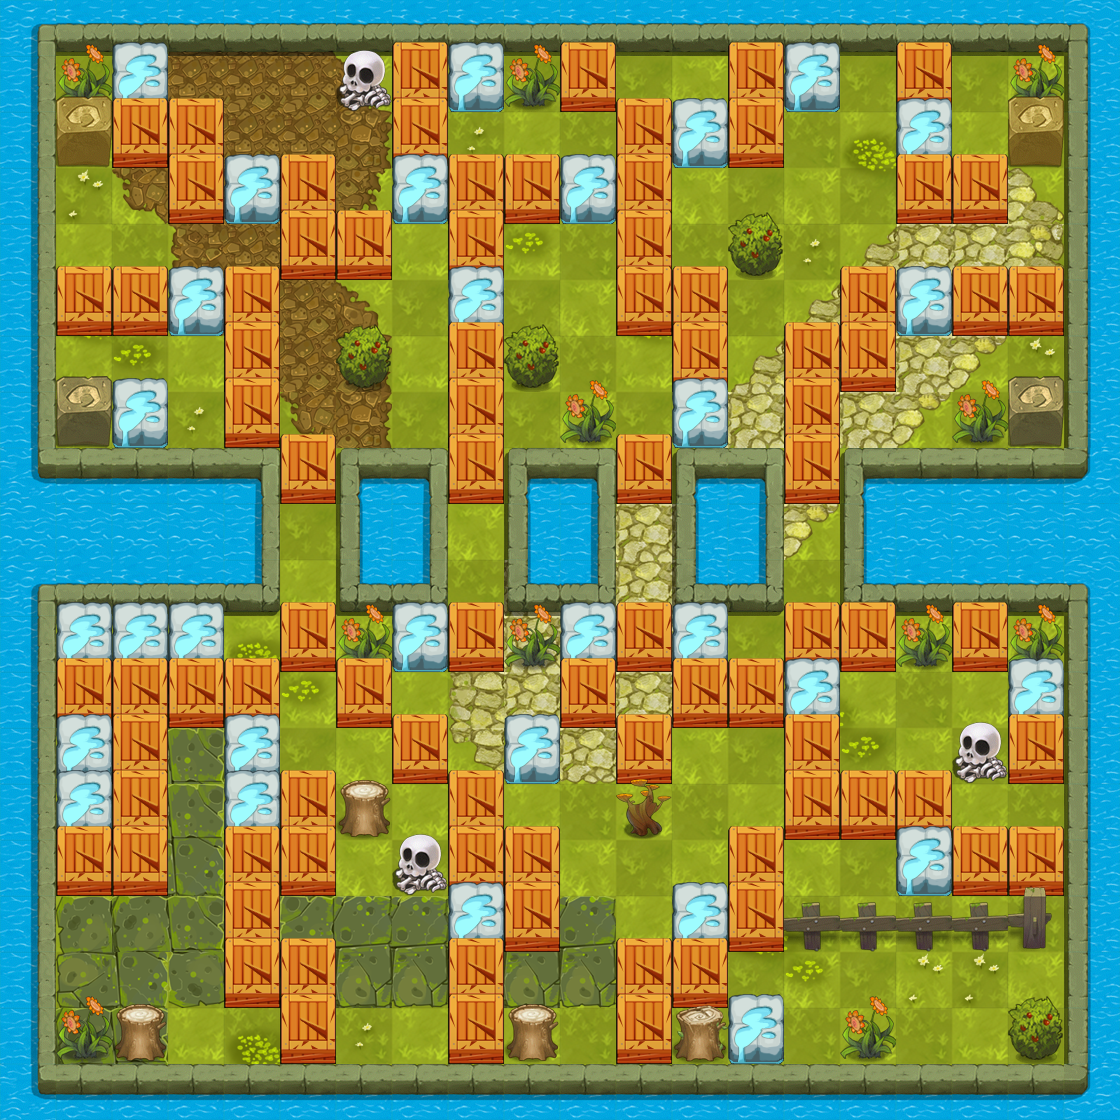

The image is a tile-based game level rendered from a .tmx file. Its description and source (layers, tilesets, objects; grid data summarised) follow:
An orthogonal 20x20 tile map with 56x56 px tiles, 4 tile layers (collidableLayer, backgroundLayer, floor, stoneLayer), 22 tilesets and 24 objects (soldier_pos).

<map version="1.0" orientation="orthogonal" width="20" height="20" tilewidth="56" tileheight="56">
 <tileset firstgid="1" name="lv2_clmap_base" tilewidth="56" tileheight="56">
  <image source="图块资源/lv2/lv2_clmap_base.png" width="112" height="112" />
 </tileset>
 <tileset firstgid="5" name="lv2_h_wall" tilewidth="56" tileheight="172">
  <image source="图块资源/lv2/lv2_h_wall.png" width="56" height="172" />
 </tileset>
 <tileset firstgid="6" name="lv2_v_wall" tilewidth="172" tileheight="56">
  <image source="图块资源/lv2/lv2_v_wall.png" width="172" height="56" />
 </tileset>
 <tileset firstgid="7" name="meta_tiles" tilewidth="56" tileheight="56">
  <image source="图块资源/lv2/meta_tiles.png" width="112" height="56" />
  <tile id="0">
   <properties>
    <property name="move" value="false" />
   </properties>
  </tile>
  <tile id="1">
   <properties>
    <property name="move" value="true" />
   </properties>
  </tile>
 </tileset>
 <tileset firstgid="9" name="grass" tilewidth="56" tileheight="68">
  <image source="图块资源/lv2/grass.png" width="56" height="68" />
  <tile id="0">
   <properties>
    <property name="type" value="stone" />
   </properties>
  </tile>
 </tileset>
 <tileset firstgid="10" name="lv2_stone" tilewidth="56" tileheight="72">
  <image source="图块资源/lv2/lv2_stone.png" width="56" height="144" />
  <tile id="0">
   <properties>
    <property name="type" value="stone" />
   </properties>
  </tile>
  <tile id="1">
   <properties>
    <property name="type" value="stone" />
   </properties>
  </tile>
 </tileset>
 <tileset firstgid="12" name="lv2_tree" tilewidth="56" tileheight="60">
  <image source="图块资源/lv2/lv2_tree.png" width="56" height="121" />
  <tile id="0">
   <properties>
    <property name="type" value="stone" />
   </properties>
  </tile>
  <tile id="1">
   <properties>
    <property name="type" value="stone" />
   </properties>
  </tile>
 </tileset>
 <tileset firstgid="14" name="lv2_sz1" tilewidth="56" tileheight="103">
  <image source="图块资源/lv2/lv2_sz1.png" width="56" height="103" />
  <tile id="0">
   <properties>
    <property name="type" value="stone" />
   </properties>
  </tile>
 </tileset>
 <tileset firstgid="15" name="lv2_sz2" tilewidth="56" tileheight="77">
  <image source="图块资源/lv2/lv2_sz2.png" width="56" height="77" />
  <tile id="0">
   <properties>
    <property name="type" value="stone" />
   </properties>
  </tile>
 </tileset>
 <tileset firstgid="16" name="riever" tilewidth="56" tileheight="56">
  <image source="图块资源/lv2/riever.png" width="56" height="728" />
 </tileset>
 <tileset firstgid="29" name="lv2_tex2" tilewidth="56" tileheight="56">
  <image source="图块资源/lv2/lv2_tex2.png" width="560" height="560" />
 </tileset>
 <tileset firstgid="129" name="floor1" tilewidth="56" tileheight="68">
  <image source="图块资源/lv2/floor1.png" width="56" height="68" />
  <tile id="0">
   <properties>
    <property name="type" value="stone" />
   </properties>
  </tile>
 </tileset>
 <tileset firstgid="130" name="floor2" tilewidth="56" tileheight="53">
  <image source="图块资源/lv2/floor2.png" width="56" height="53" />
  <tile id="0">
   <properties>
    <property name="type" value="stone" />
   </properties>
  </tile>
 </tileset>
 <tileset firstgid="131" name="floor3" tilewidth="56" tileheight="61">
  <image source="图块资源/lv2/floor3.png" width="56" height="61" />
  <tile id="0">
   <properties>
    <property name="type" value="stone" />
   </properties>
  </tile>
 </tileset>
 <tileset firstgid="132" name="kulo" tilewidth="56" tileheight="62">
  <image source="图块资源/lv2/kulo.png" width="56" height="62" />
 </tileset>
 <tileset firstgid="133" name="nangua" tilewidth="56" tileheight="53">
  <image source="图块资源/lv2/nangua.png" width="56" height="53" />
  <tile id="0">
   <properties>
    <property name="type" value="stone" />
   </properties>
  </tile>
 </tileset>
 <tileset firstgid="134" name="tile_box" tilewidth="56" tileheight="70">
  <image source="图块资源/lv2/tile_box.png" width="112" height="70" />
  <tile id="0">
   <properties>
    <property name="type" value="stone" />
   </properties>
  </tile>
  <tile id="1">
   <properties>
    <property name="type" value="box" />
   </properties>
  </tile>
 </tileset>
 <tileset firstgid="136" name="wl1" tilewidth="56" tileheight="64">
  <image source="图块资源/lv2/wl1.png" width="56" height="64" />
  <tile id="0">
   <properties>
    <property name="type" value="stone" />
   </properties>
  </tile>
 </tileset>
 <tileset firstgid="137" name="wl2" tilewidth="56" tileheight="53">
  <image source="图块资源/lv2/wl2.png" width="56" height="53" />
  <tile id="0">
   <properties>
    <property name="type" value="stone" />
   </properties>
  </tile>
 </tileset>
 <tileset firstgid="138" name="wl3" tilewidth="44" tileheight="65">
  <image source="图块资源/lv2/wl3.png" width="44" height="65" />
  <tile id="0">
   <properties>
    <property name="type" value="stone" />
   </properties>
  </tile>
 </tileset>
 <tileset firstgid="139" name="rightwl" tilewidth="36" tileheight="112">
  <image source="图块资源/lv2/rightwl.png" width="36" height="112" />
 </tileset>
 <tileset firstgid="140" name="leftwl" tilewidth="44" tileheight="112">
  <image source="图块资源/lv2/leftwl.png" width="44" height="112" />
 </tileset>
 <layer name="collidableLayer" width="20" height="20">
  <data>[400 cells, 400 non-empty, 2 distinct tile ids]</data>
 </layer>
 <layer name="backgroundLayer" width="20" height="20">
  <data>[400 cells, 400 non-empty, 4 distinct tile ids]</data>
 </layer>
 <layer name="floor" width="20" height="20">
  <data>[400 cells, 166 non-empty, 69 distinct tile ids]</data>
 </layer>
 <layer name="stoneLayer" width="20" height="20">
  <data>[400 cells, 265 non-empty, 25 distinct tile ids]</data>
 </layer>
 <objectgroup name="soldierObjects" width="20" height="20">
  <object name="soldier_pos" x="560" y="280" width="56" height="56" />
 </objectgroup>
 <objectgroup name="enemyObject" width="20" height="20">
  <object x="784" y="168" width="56" height="56">
   <properties>
    <property name="enemyType" value="5" />
   </properties>
  </object>
  <object x="672" y="784" width="56" height="56">
   <properties>
    <property name="enemyType" value="4" />
   </properties>
  </object>
  <object x="280" y="56" width="56" height="56">
   <properties>
    <property name="enemyType" value="7" />
   </properties>
  </object>
  <object x="112" y="224" width="56" height="56">
   <properties>
    <property name="enemyType" value="6" />
   </properties>
  </object>
  <object x="896" y="672" width="56" height="56">
   <properties>
    <property name="enemyType" value="7" />
   </properties>
  </object>
  <object x="840" y="952" width="56" height="56">
   <properties>
    <property name="enemyType" value="7" />
   </properties>
  </object>
  <object x="112" y="896" width="56" height="56">
   <properties>
    <property name="enemyType" value="5" />
   </properties>
  </object>
  <object x="840" y="392" width="56" height="56">
   <properties>
    <property name="enemyType" value="4" />
   </properties>
  </object>
  <object x="392" y="336" width="56" height="56">
   <properties>
    <property name="enemyType" value="5" />
   </properties>
  </object>
  <object x="280" y="504" width="56" height="56">
   <properties>
    <property name="enemyType" value="3" />
   </properties>
  </object>
  <object x="336" y="896" width="56" height="56">
   <properties>
    <property name="enemyType" value="6" />
   </properties>
  </object>
  <object x="448" y="560" width="56" height="56">
   <properties>
    <property name="enemyType" value="5" />
   </properties>
  </object>
  <object x="784" y="560" width="56" height="56">
   <properties>
    <property name="enemyType" value="7" />
   </properties>
  </object>
  </objectgroup>
 <objectgroup name="groundObject" width="20" height="20">
  <!-- 9 objects omitted --></objectgroup>
</map>
<!-- 10 of 24 objects omitted -->
